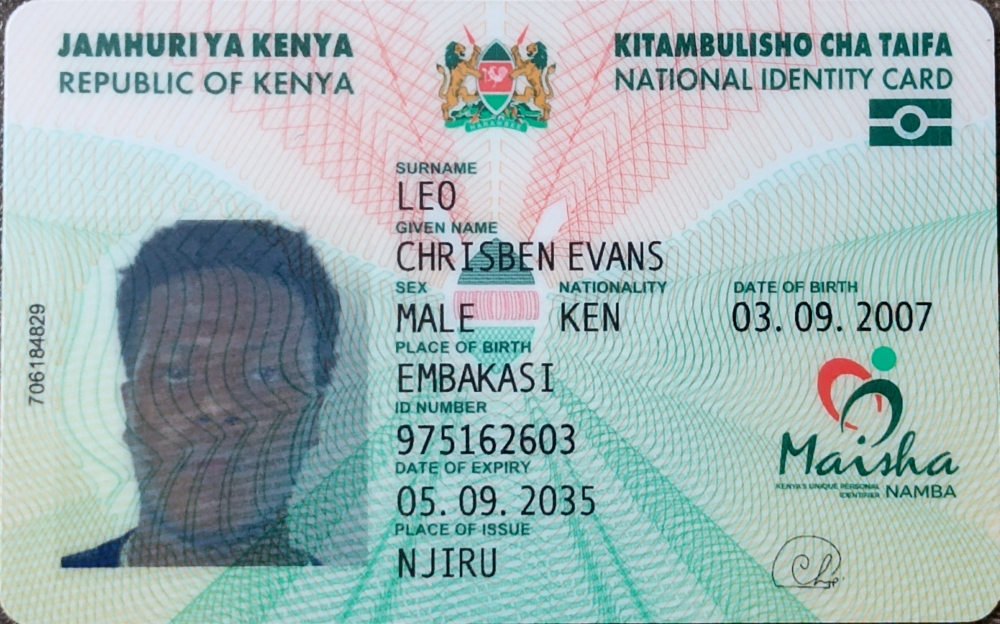
#> input picture backend/data/forensics/original/IMG_20250924_121136_884~2.jpg, 2998 x 1872 px, found by its file name (shown at 1/3 size)
$ python test_opencv_fix.py   (older library calls are emulated)
#> lines starting #> are read from the running program, lines starting #| are printed output that depends on the picture; after the words box and inside, x2 and y2 are one past the last pixel; in counts of white or black regions, pixels touching at a corner belong together
### backend/app/services/document_service.py
from app.logic.ocr_fix import _prepare_for_ocr, _score_ocr_text
from app.logic.handheld_ocr import extract_text_handheld
"""
document_service.py  v4
Kenyan National ID — targeted extraction.

TWO strategies run in parallel, best result wins:
  A) MRZ crop  — crops bottom 30% of back image (white bg, monospace font)
                  → most reliable, used for back-of-card images
  B) Color mask — masks out the teal/green guilloche background on front
                  → used for front-of-card images
"""

import cv2, numpy as np, base64, logging, re
from typing import Optional
from datetime import datetime
from PIL import Image
import pytesseract
from app.logic.ocr_fix import _ocr_variants_improved
from app.logic.image_utils import ensure_bgr_image, ensure_gray_image, decode_image_safe

logger = logging.getLogger(__name__)


# ─────────────────────────────────────────────────────────────────────────────
#  LOW-LEVEL HELPERS
# ─────────────────────────────────────────────────────────────────────────────

# [603 lines left out: functions _scale_up, _rotate, _correct_rotation, _real_word_score, _ocr_mrz_region, _ocr_color_mask and 13 more, not called in this run]


# ─────────────────────────────────────────────────────────────────────────────
#  DOCUMENT SCANNING SERVICE
# ─────────────────────────────────────────────────────────────────────────────

class DocumentScanningService:

    def __init__(self):
        try:
            pytesseract.pytesseract.tesseract_cmd = "/usr/bin/tesseract"
        except Exception:
            logger.warning("Tesseract not found")

    # [7 lines left out: function decode_base64_image, not called in this run]

    def analyze_document_quality(self, image: np.ndarray) -> dict:
        try:
            bgr   = ensure_bgr_image(image)
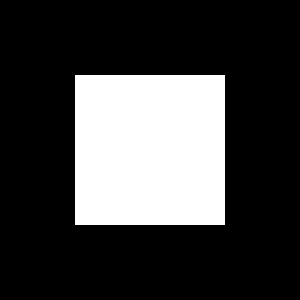
#> bgr: shape (100, 100, 3) (shown 3 times larger); 25% white; 1 white region, box (x1, y1, x2, y2) and area: (25, 25, 75, 75) 2500
            gray  = ensure_gray_image(bgr)
            lv    = float(cv2.Laplacian(gray, cv2.CV_64F).var())
#> lv = 2653
            noise = float(np.std(cv2.subtract(gray, cv2.GaussianBlur(gray,(5,5),0))))
#> noise = 11.53
            edges = cv2.Canny(gray, 50, 150)
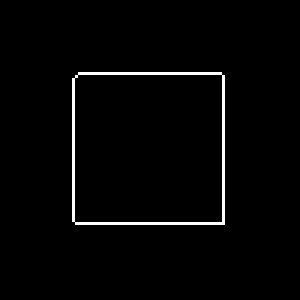
#> edges: shape (100, 100) (shown 3 times larger); 2% white in thin lines or dots, all inside (x1, y1, x2, y2) = (24, 24, 75, 75)
            ed    = float(np.sum(edges>0) / (gray.shape[0]*gray.shape[1]))
#> ed = 0.0196
            hsv   = cv2.cvtColor(bgr, cv2.COLOR_BGR2HSV)
#> hsv: shape (100, 100, 3); mean H, S, V 0, 0, 63.8
            qs    = 0.0
            if lv>100:     qs+=0.4
            elif lv>50:    qs+=0.3
            elif lv>20:    qs+=0.2
            if noise<10:   qs+=0.2
            elif noise<20: qs+=0.1
            if ed>0.1:     qs+=0.4
            elif ed>0.05:  qs+=0.3
            elif ed>0.02:  qs+=0.2
            return {
                "sharpness": lv, "noise_level": noise,
                "brightness": float(np.mean(gray)),
                "contrast": float(np.std(gray)),
                "edge_density": ed,
                "color_variance": float(np.var(hsv)),
                "quality_score": min(qs, 1.0),
                "is_acceptable": bool(lv > 50 and ed > 0.05),
            }
        except Exception as e:
            logger.error(f"Quality error: {e}")
            return {}

    # [90 lines left out: functions detect_forgery_indicators, detect_document_type, _passport_fields, process_document, not called in this run]


# ─────────────────────────────────────────────────────────────────────────────
#  GLOBAL INSTANCE + PIPELINE HELPERS
# ─────────────────────────────────────────────────────────────────────────────

document_service = DocumentScanningService()


# [19 lines left out: function detect_pixel_anomalies, not called in this run]


def calculate_forgery_score(image: np.ndarray) -> float:
    return detect_pixel_anomalies(image).get("anomaly_score", 0.5)


def get_reconstruction(image: np.ndarray) -> np.ndarray:
    try:   return ensure_gray_image(image)
    except: return image


# ─────────────────────────────────────────────────────────────────────────────
#  SELF-TEST
# ─────────────────────────────────────────────────────────────────────────────

# [54 lines that do not run on import are left out]

### backend/app/logic/image_utils.py
"""
image_utils.py  —  centralised image normalisation utilities.
Place at:  app/logic/image_utils.py
"""
import cv2
import numpy as np
from typing import Optional


def ensure_bgr_image(image: np.ndarray, source_is_rgb: bool = False) -> np.ndarray:
    if image is None:
        raise ValueError("ensure_bgr_image received None")
    if image.dtype != np.uint8:
        if image.dtype in (np.float32, np.float64):
            image = (image * 255 if image.max() <= 1.0 else image).clip(0, 255).astype(np.uint8)
        else:
            image = image.astype(np.uint8)
    if image.ndim == 2:
        return cv2.cvtColor(image, cv2.COLOR_GRAY2BGR)
    if image.ndim == 3:
        ch = image.shape[2]
        if ch == 1: return cv2.cvtColor(image[:, :, 0], cv2.COLOR_GRAY2BGR)
        if ch == 3: return cv2.cvtColor(image, cv2.COLOR_RGB2BGR) if source_is_rgb else image
        if ch == 4: return cv2.cvtColor(image, cv2.COLOR_BGRA2BGR)
    raise ValueError(f"ensure_bgr_image: unexpected shape {image.shape} / dtype {image.dtype}")


def ensure_gray_image(image: np.ndarray) -> np.ndarray:
    if image is None:
        raise ValueError("ensure_gray_image received None")
    return cv2.cvtColor(ensure_bgr_image(image), cv2.COLOR_BGR2GRAY)


# [7 lines left out: function decode_image_safe, not called in this run]

### backend/app/services/biometric_service.py
"""
Biometric Liveness Service
Handles real-time biometric verification and liveness detection
"""

import cv2
import numpy as np
import base64
import logging
from typing import Dict, Tuple, Optional
from datetime import datetime

# ── Central image utilities (fixes all "Bad number of channels" errors) ────────
from app.logic.image_utils import ensure_bgr_image, ensure_gray_image, decode_image_safe

logger = logging.getLogger(__name__)


class BiometricLivenessService:
    """Service for biometric liveness detection and face verification"""

    def __init__(self):
        self.face_cascade  = cv2.CascadeClassifier(
            cv2.data.haarcascades + 'haarcascade_frontalface_default.xml'
        )
        self.eye_cascade   = cv2.CascadeClassifier(
            cv2.data.haarcascades + 'haarcascade_eye.xml'
        )
        self.smile_cascade = cv2.CascadeClassifier(
            cv2.data.haarcascades + 'haarcascade_smile.xml'
        )

        self.current_challenge  = None
        self.challenge_sequence = [
            'BLINK', 'TURN_LEFT', 'TURN_RIGHT', 'SMILE', 'LOOK_UP', 'LOOK_DOWN'
        ]
        self.challenge_index    = 0
        self.challenge_completed = False

    # ── Image I/O ─────────────────────────────────────────────────────────────

    # [13 lines left out: function decode_base64_image, not called in this run]

    # ── Detection helpers ─────────────────────────────────────────────────────

    def detect_face(
        self, image: np.ndarray
    ) -> Tuple[bool, Optional[Tuple[int, int, int, int]]]:
        """Detect face in image. Returns (found, (x,y,w,h) or None)."""
        try:
            gray  = ensure_gray_image(image)   # safe regardless of input format
            faces = self.face_cascade.detectMultiScale(gray, 1.1, 4)
            if len(faces) > 0:
                largest = max(faces, key=lambda x: x[2] * x[3])
                return True, tuple(largest)
            return False, None
        except Exception as e:
            logger.error(f"Face detection error: {e}")
            return False, None

    # [261 lines left out: functions detect_eyes, detect_smile, analyze_facial_landmarks, generate_new_challenge, process_mbic_frame, _process_challenge and 5 more, not called in this run]


# Global service instance
biometric_service = BiometricLivenessService()

### test_opencv_fix.py
#!/usr/bin/env python3
"""
Test OpenCV grayscale image handling fixes
"""

import cv2
import numpy as np
from PIL import Image
import sys
import os

# Add backend to path
sys.path.append(os.path.join(os.path.dirname(__file__), 'backend'))

def test_grayscale_handling():
    """Test that our fixes handle grayscale images properly"""
    print("🧪 Testing OpenCV grayscale image handling fixes...")

    # Test 1: Create a grayscale image
    print("\n1. Testing grayscale image handling...")
    gray_image = np.zeros((100, 100), dtype=np.uint8)
    gray_image[25:75, 25:75] = 255  # White square in center

    try:
        # Test document service quality analysis
        from app.services.document_service import document_service
        result = document_service.analyze_document_quality(gray_image)
#> result = {'sharpness': 2653, 'noise_level': 11.53, 'brightness': 63.75, 'contrast': 110.4, 'edge_density': 0.0196, 'color_variance': 4967.2, 'quality_score': 0.5, 'is_acceptable': False}
        print("✅ Document service handles grayscale images correctly")
        print(f"   Quality score: {result.get('quality_score', 'N/A')}")
#|    Quality score: 0.5
    except Exception as e:
        print(f"❌ Document service error: {e}")

    try:
        # Test biometric service face detection
        from app.services.biometric_service import biometric_service
        face_detected, face_region = biometric_service.detect_face(gray_image)
#> in detect_face, `faces = self.face_cascade.detectMultiScale(gray, 1.1, 4)`: faces = ()
#> face_detected = False
        print("✅ Biometric service handles grayscale images correctly")
        print(f"   Face detected: {face_detected}")
#|    Face detected: False
    except Exception as e:
        print(f"❌ Biometric service error: {e}")

    # Test 2: Create an RGB image
    print("\n2. Testing RGB image handling...")
    rgb_image = np.zeros((100, 100, 3), dtype=np.uint8)
    rgb_image[25:75, 25:75] = [255, 255, 255]  # White square in center

    try:
        result = document_service.analyze_document_quality(rgb_image)
        print("✅ Document service handles RGB images correctly")
        print(f"   Quality score: {result.get('quality_score', 'N/A')}")
#|    Quality score: 0.5
    except Exception as e:
        print(f"❌ Document service RGB error: {e}")

    try:
        face_detected, face_region = biometric_service.detect_face(rgb_image)
        print("✅ Biometric service handles RGB images correctly")
        print(f"   Face detected: {face_detected}")
#|    Face detected: False
    except Exception as e:
        print(f"❌ Biometric service RGB error: {e}")

    # Test 3: Test with actual image file
    print("\n3. Testing with actual image file...")
    image_path = "/home/cb-fx/uhakiki-ai/backend/data/forensics/original/IMG_20250924_121136_884~2.jpg"

    if os.path.exists(image_path):
        try:
            # Load with PIL and convert to different formats
            pil_image = Image.open(image_path)
#> pil_image is the input picture: PIL image 2998x1872 RGB; mean R, G, B 161.5, 182, 182.2

            # Test as RGB
            rgb_pil = pil_image.convert('RGB')
            rgb_array = np.array(rgb_pil)
            result = document_service.analyze_document_quality(rgb_array)
#> in ensure_gray_image (call 5), `return cv2.cvtColor(ensure_bgr_image(image), cv2.COLOR_BGR2GRAY)`:
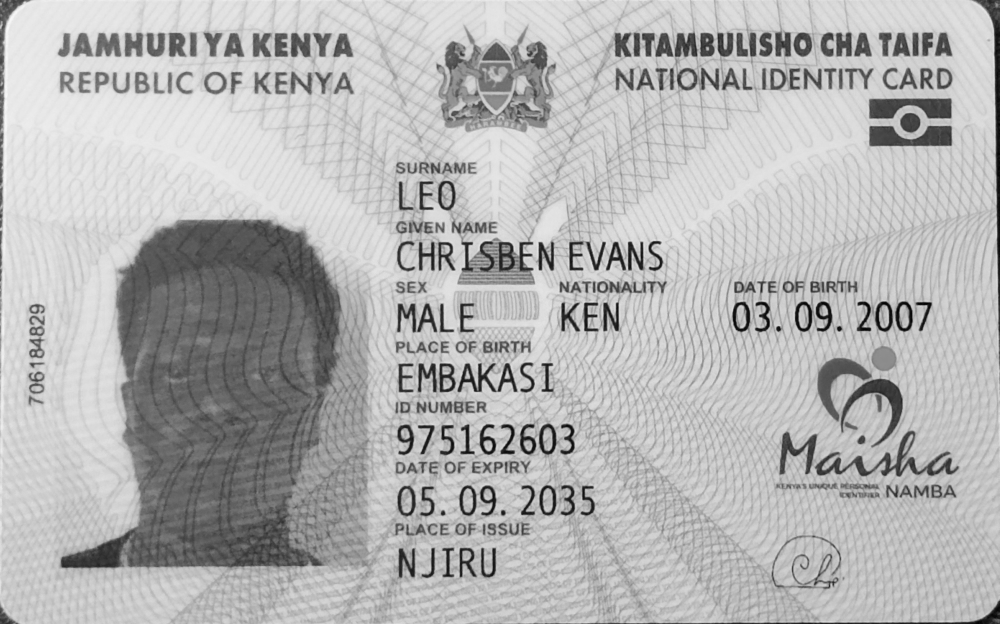
#> returned value: shape (1872, 2998) (shown at 1/3 size); min 0, max 252, mean 179.7
#> in analyze_document_quality (call 3), `lv    = float(cv2.Laplacian(gray, cv2.CV_64F).var())`: lv = 37.32
#> in analyze_document_quality (call 3), `noise = float(np.std(cv2.subtract(gray, cv2.GaussianBlur(gray,(5,5),0)..`: noise = 1.38
#> in analyze_document_quality (call 3), `edges = cv2.Canny(gray, 50, 150)`:
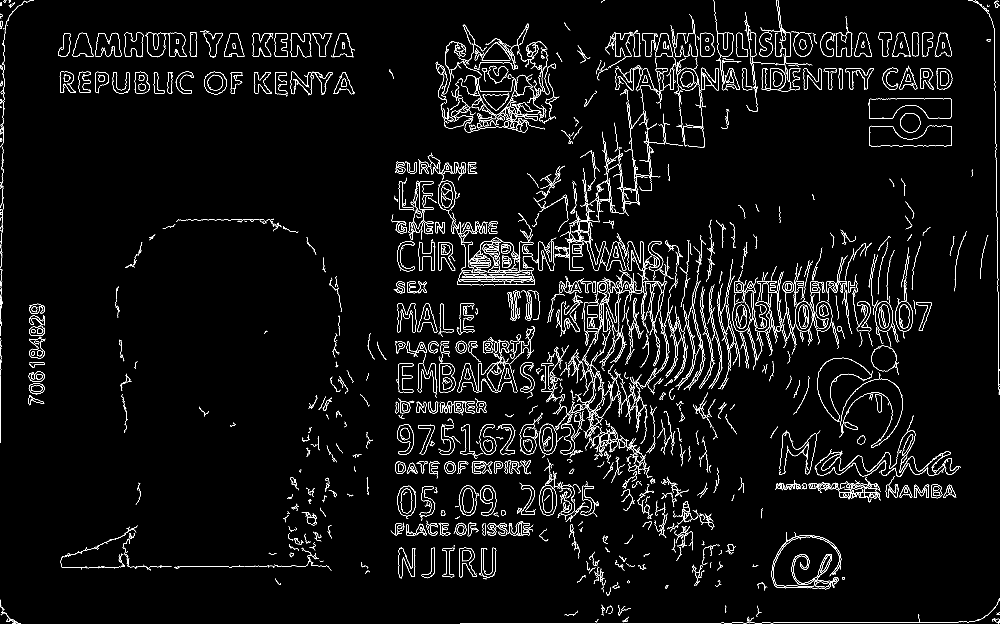
#> edges: shape (1872, 2998) (shown at 1/3 size); 2.9% white in thin lines or dots
#> in analyze_document_quality (call 3), `ed    = float(np.sum(edges>0) / (gray.shape[0]*gray.shape[1]))`: ed = 0.0288
#> in analyze_document_quality (call 3), `hsv   = cv2.cvtColor(bgr, cv2.COLOR_BGR2HSV)`: hsv: shape (1872, 2998, 3); mean H, S, V 50.9, 49.3, 188.6
#> result = {'sharpness': 37.32, 'noise_level': 1.38, 'brightness': 179.7, 'contrast': 47.51, 'edge_density': 0.0288, 'color_variance': 6328.9, 'quality_score': 0.6, 'is_acceptable': False}
            print("✅ Actual RGB image processed successfully")

            # Test as grayscale
            gray_pil = pil_image.convert('L')
            gray_array = np.array(gray_pil)
            result = document_service.analyze_document_quality(gray_array)
#> in analyze_document_quality (call 4), `lv    = float(cv2.Laplacian(gray, cv2.CV_64F).var())`: lv = 35.92
#> in analyze_document_quality (call 4), `noise = float(np.std(cv2.subtract(gray, cv2.GaussianBlur(gray,(5,5),0)..`: noise = 1.37
#> in analyze_document_quality (call 4), `edges = cv2.Canny(gray, 50, 150)`:
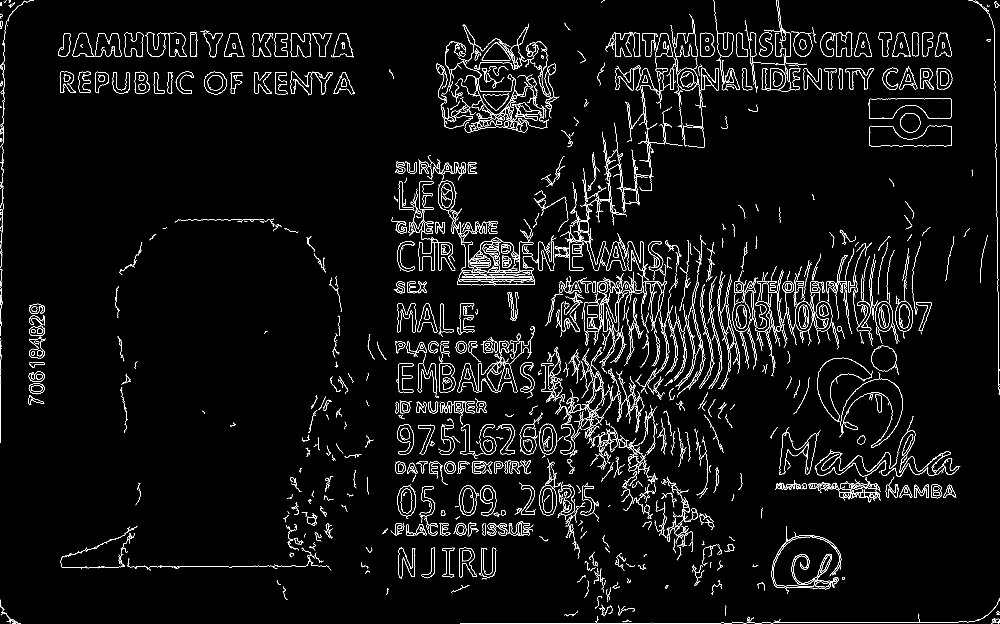
#> edges: shape (1872, 2998) (shown at 1/3 size); 2.9% white in thin lines or dots
#> in analyze_document_quality (call 4), `ed    = float(np.sum(edges>0) / (gray.shape[0]*gray.shape[1]))`: ed = 0.0286
#> in analyze_document_quality (call 4), `hsv   = cv2.cvtColor(bgr, cv2.COLOR_BGR2HSV)`: hsv: shape (1872, 2998, 3); mean H, S, V 0, 0, 175.9
#> result = {'sharpness': 35.92, 'noise_level': 1.37, 'brightness': 175.9, 'contrast': 48.87, 'edge_density': 0.0286, 'color_variance': 7670, 'quality_score': 0.6, 'is_acceptable': False}
            print("✅ Actual grayscale image processed successfully")

        except Exception as e:
            print(f"❌ Actual image test error: {e}")
    else:
        print("⚠️ Test image not found")

    print("\n🏁 OpenCV grayscale handling test completed!")

if __name__ == "__main__":
    test_grayscale_handling()
